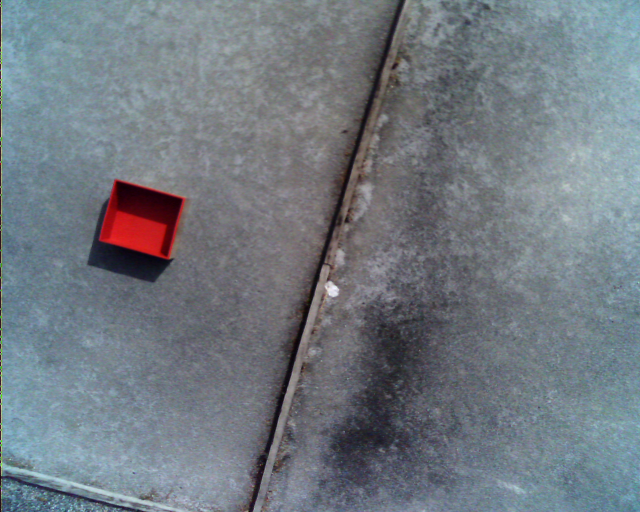
#> input picture test/test1.png, 1280 x 1024 px (shown at 1/2 size)
$ python HSV_histo.py test/test1.png
#> lines starting #> are read from the running program, lines starting #| are printed output that depends on the picture; after the words box and inside, x2 and y2 are one past the last pixel; in counts of white or black regions, pixels touching at a corner belong together
#!/usr/bin/python
#This program is to read HSV of any point in an image
#You click on any point, the [H, S, V] will be printed out
#2 windows will pop out:
#1st one is initial image, for you to find the mailbox
#2nd one is the "Hue" image, for you to find the value may differ
import cv2
import cv2 as cv
import numpy as np
#from matplotlib import pyplot as plt
import sys

if len(sys.argv) != 2:
    print("Missing file input")
    sys.exit(1)

file_name = sys.argv[1]

hsv_map = np.zeros((180, 256, 3), np.uint8)
h, s = np.indices(hsv_map.shape[:2])
hsv_map[:,:,0] = h
hsv_map[:,:,1] = s
hsv_map[:,:,2] = 255
hsv_map = cv2.cvtColor(hsv_map, cv2.COLOR_HSV2BGR)
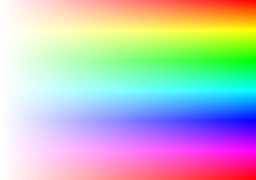
#> hsv_map: shape (180, 256, 3); mean B, G, R 190.8, 190.8, 190.9
#cv2.imshow('hsv_map', hsv_map)

cv2.namedWindow('hist', cv2.WINDOW_NORMAL)
cv2.namedWindow('image', cv2.WINDOW_NORMAL)
hist_scale = 10
h_min = 0
h_max = 179
s_min = 0
s_max = 255
updated = True

# [29 lines left out: functions set_scale, set_h_min, set_h_max, set_s_min, set_s_max, not called in this run]

mouse_hsv = None
# [17 lines left out: function getpos, not called in this run]

cv2.setMouseCallback("hist",getpos)

cv2.createTrackbar('scale', 'hist', hist_scale, 32, set_scale)
cv2.createTrackbar('h_min', 'hist', h_min, 179, set_h_min)
cv2.createTrackbar('h_max', 'hist', h_max, 179, set_h_max)
cv2.createTrackbar('s_min', 'hist', s_min, 255, set_s_min)
cv2.createTrackbar('s_max', 'hist', s_max, 255, set_s_max)

def plot_hist():
    img = cv.imread(file_name)
#> img is the input picture: shape (1024, 1280, 3); mean B, G, R 129.1, 121.5, 113.7
    hsv = cv2.cvtColor(img, cv2.COLOR_BGR2HSV)
#> hsv: shape (1024, 1280, 3); mean H, S, V 102.5, 42.4, 132.2

    # can't swap s param
    _s_min = min(s_min, s_max)
    _s_max = max(s_min, s_max)

    # discard dark colors
    #dark = hsv[...,2] < 32
    #hsv[dark] = 0
    mask = None
    if h_min <= h_max:
        lower = np.array([h_min, _s_min, 0])
        upper = np.array([h_max, _s_max, 255])
        mask = cv2.inRange(hsv, lower, upper)
#> mask: shape (1024, 1280); every value is 255
    else: # splitted
        lower1 = np.array([0, _s_min, 0])
        upper1 = np.array([h_max, _s_max, 255])
        mask1 = cv2.inRange(hsv, lower1, upper1)
        lower2 = np.array([h_min, _s_min, 0])
        upper2 = np.array([179, _s_max, 255])
        mask2 = cv2.inRange(hsv, lower2, upper2)
        mask = mask1 + mask2

    #hsv_masked = cv2.bitwise_and(hsv, hsv, mask=mask)
    img_masked = cv2.bitwise_and(img, img, mask=mask)

    h = cv2.calcHist( [hsv], [0, 1], None, [180, 256], [0, 180, 0, 256] )
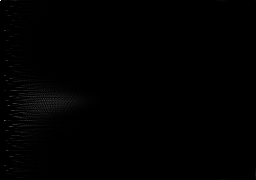
#> h: shape (180, 256) float32; min 0, max 7461, mean 28.4; drawn with min black and max white

    h = np.clip(h*0.005*hist_scale, 0, 1)
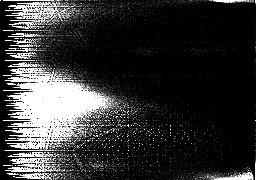
#> h: shape (180, 256) float32; min 0, max 1, mean 0.206
    vis = hsv_map*h[:,:,np.newaxis] / 255.0
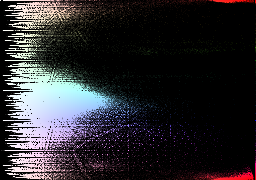
#> vis: shape (180, 256, 3) float32; mean B, G, R 0.188, 0.173, 0.178
    if h_min <= h_max:
        cv2.rectangle(vis,(_s_min,h_min),(_s_max,h_max),(0,255,0),1)
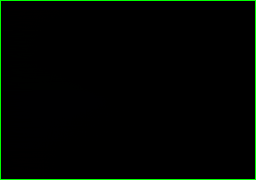
#> vis: shape (180, 256, 3) float32; 1.88% of pixels changed, all inside (x1, y1, x2, y2) = (0, 0, 256, 180)
    else: # splitted
        cv2.rectangle(vis,(_s_min,0),(_s_max,h_max),(0,255,0),1)
        cv2.rectangle(vis,(_s_min,h_min),(_s_max,179),(0,255,0),1)
    cv2.imshow('hist', vis)
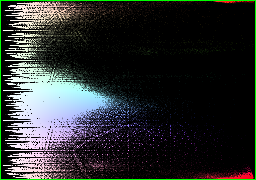
#> window 'hist': shape (180, 256, 3); mean B, G, R 47.2, 48.2, 44.2
    cv2.imshow('image', img_masked)

while True:
    if updated:
        plot_hist()
        updated = False
    ch = 0xFF & cv2.waitKey(1)
#> (key q is pressed here)
    if ch == 27 or ch == ord('q'):
        break

cv2.destroyAllWindows()


# [18 lines of commented-out code are left out]

$ run again, on test/test_enac2.png
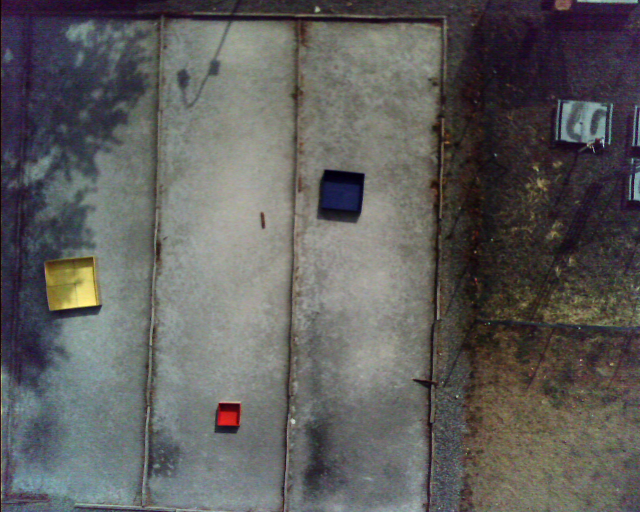
#> input picture test/test_enac2.png, 1280 x 1024 px (shown at 1/2 size)
#> in plot_hist, img is the input picture: shape (1024, 1280, 3); mean B, G, R 92.3, 93.7, 94.6
#> hsv: shape (1024, 1280, 3); mean H, S, V 77.9, 54.6, 102.4
#> mask: shape (1024, 1280); every value is 255
#> in plot_hist, `h = np.clip(h*0.005*hist_scale, 0, 1)`:
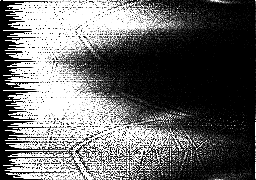
#> h: shape (180, 256) float32; min 0, max 1, mean 0.412
#> in plot_hist, `cv2.imshow('hist', vis)`:
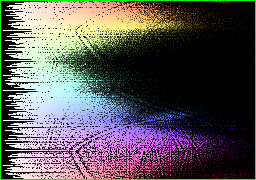
#> window 'hist': shape (180, 256, 3); mean B, G, R 87.8, 86.8, 90.5
